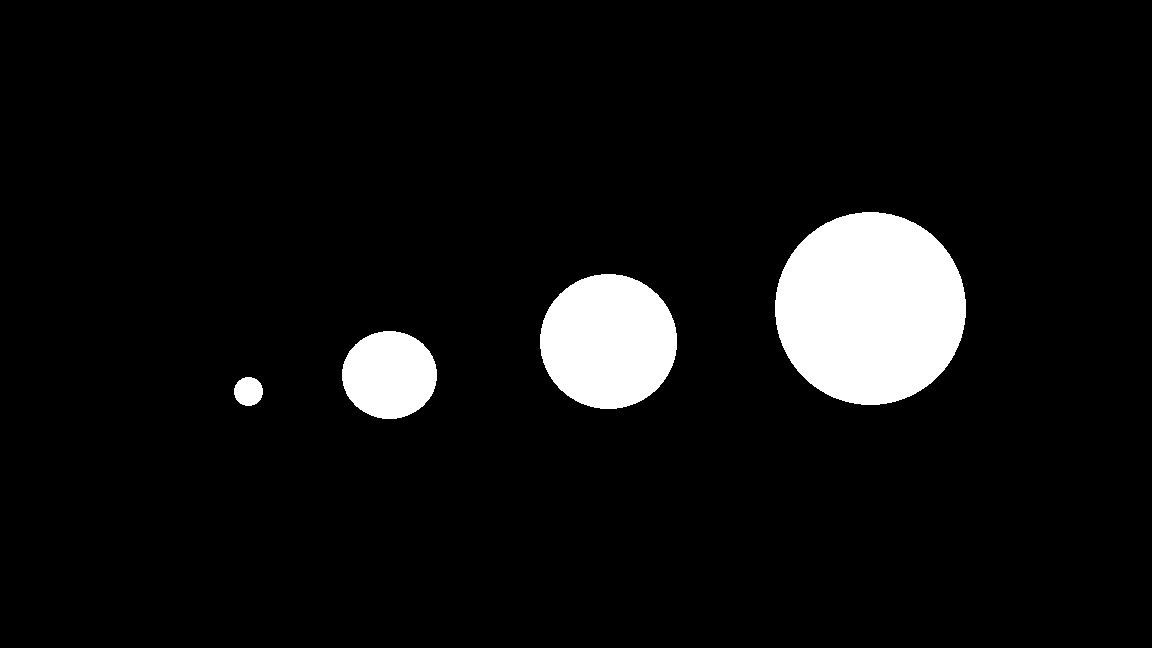
#> input picture Images/image6.png, 1152 x 648 px
$ jupyter execute ImageProcessing6.ipynb
#> lines starting #> are read from the running program, lines starting #| are printed output that depends on the picture; after the words box and inside, x2 and y2 are one past the last pixel; in counts of white or black regions, pixels touching at a corner belong together
[cell 1]
import skimage
import matplotlib.pyplot as plt
import numpy as np
from skimage import data
import heapq
from itertools import groupby
from skimage import io

[cell 2]
image = skimage.img_as_ubyte(io.imread('Images/image6.png'))
#> image is the input picture: shape (648, 1152, 3); 6.8% white; 4 white regions, box (x1, y1, x2, y2) and area: (775, 212, 966, 405) 28916, (540, 274, 677, 409) 14522, (342, 331, 437, 419) 6547, (234, 377, 263, 406) 663
image = skimage.img_as_ubyte(skimage.color.rgb2gray(image))
plt.imshow(image, cmap='Greys_r')
plt.tight_layout()

[cell 3]
def apply_filter(img, filter):
    pad_size = len(filter) // 2
    padded_img = np.pad(img, pad_size, mode='constant', constant_values=0)
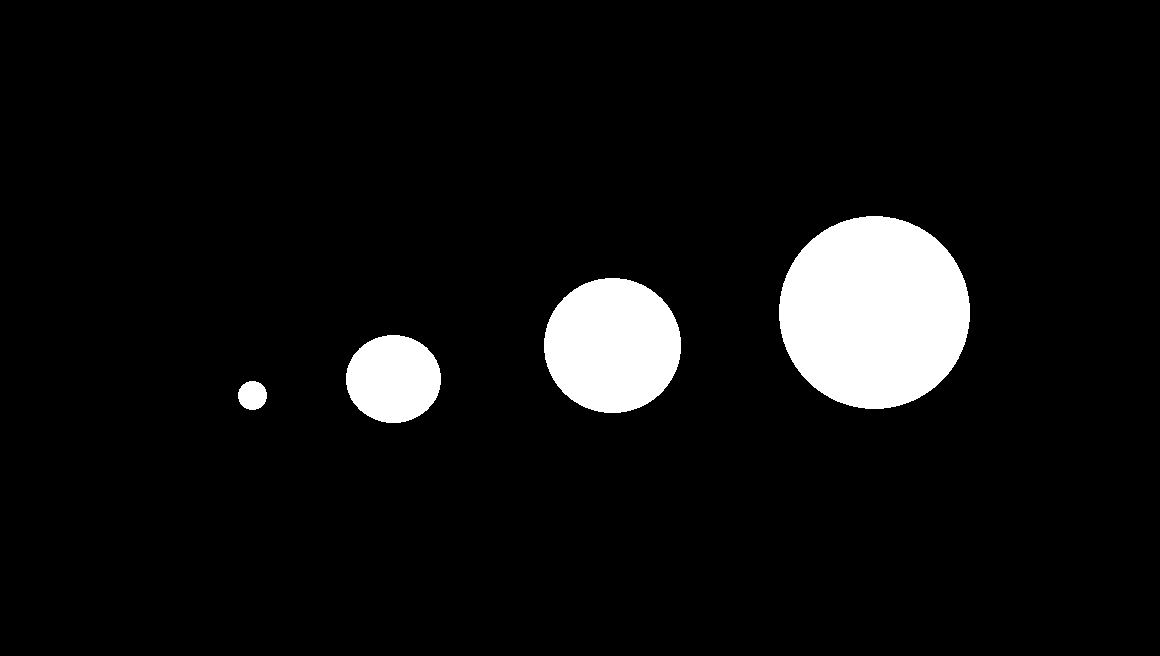
#> padded_img: shape (656, 1160); 6.7% white; 4 white regions, box (x1, y1, x2, y2) and area: (779, 216, 970, 409) 28916, (544, 278, 681, 413) 14522, (346, 335, 441, 423) 6547, (238, 381, 267, 410) 663
    plt.imshow(padded_img)
    plt.show()
    result = np.empty_like(img)
    for i in range(pad_size, padded_img.shape[0] - pad_size):
        for j in range(pad_size, padded_img.shape[1] - pad_size):
            result[i - pad_size, j - pad_size] =\
            np.min(padded_img[i - pad_size:i + pad_size + 1, j - pad_size:j + pad_size + 1] * filter)
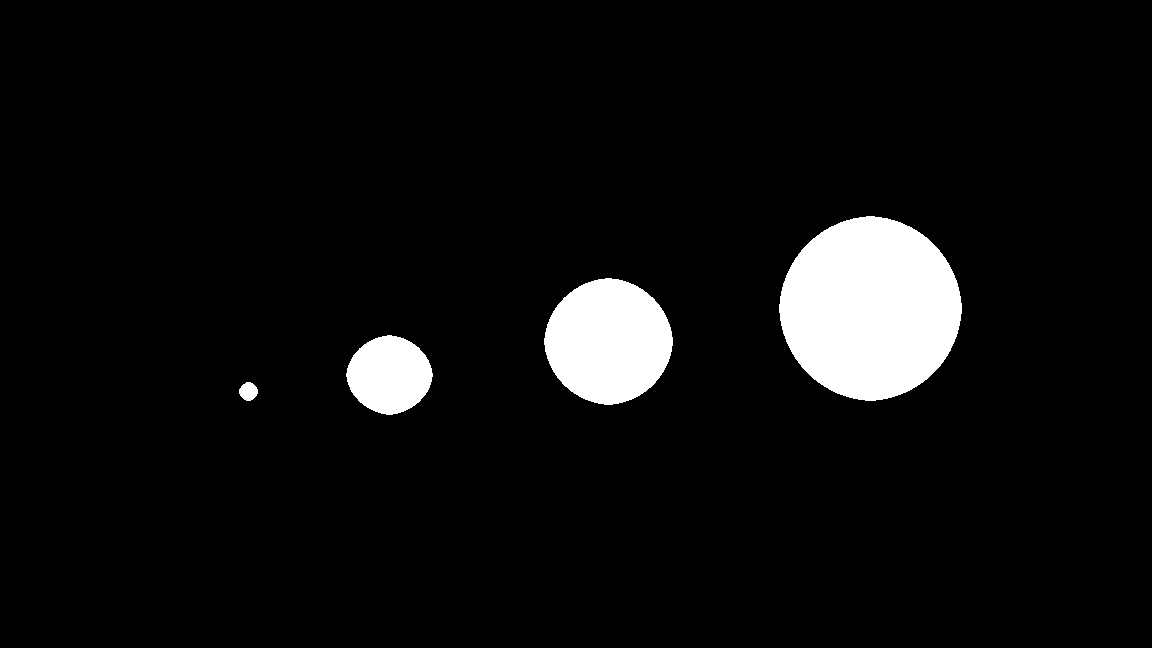
#> result: shape (648, 1152); 5.9% white; 4 white regions, box (x1, y1, x2, y2) and area: (779, 216, 962, 401) 25908, (544, 278, 673, 405) 12410, (346, 335, 433, 415) 5147, (239, 382, 258, 401) 267
    return result.astype(int)

[cell 4]
border_filter = np.ones((9, 9))
borders = apply_filter(image, border_filter)
io.imshow(image - borders)
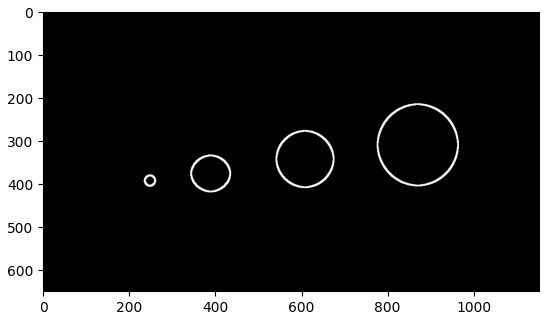
#> figure drawn by matplotlib, 1 panel

[cell 5]
def fill(img, x, y):
#> called with x = 100, y = 200
    from collections import deque
    img[y, x] = 1
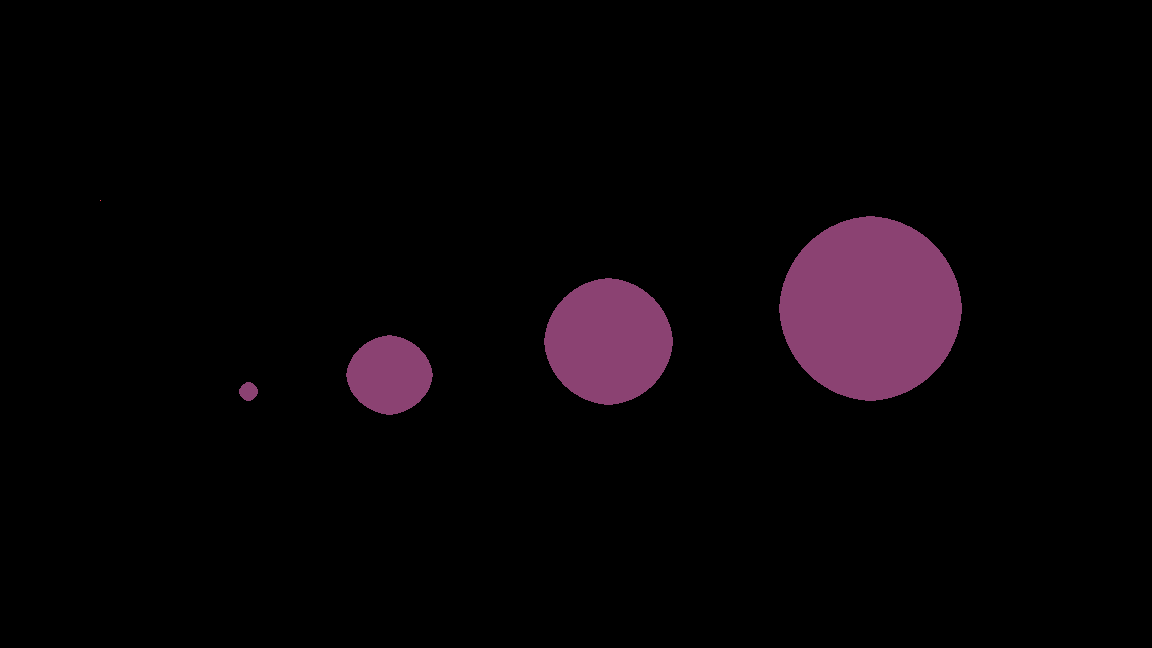
#> img: shape (648, 1152) int64; 3 distinct labels, from 0 to 255; one colour per label, 0 black
    queue = deque([(x, y)])
    while queue:
        x, y = queue.popleft()
        if img[y, x - 1] == 0:
            img[y, x - 1] = 1
            queue.append((x - 1, y))
        if img[y - 1, x] == 0:
            img[y - 1, x] = 1
            queue.append((x, y - 1))
        if img[y, x + 1] == 0:
            img[y, x + 1] = 1
            queue.append((x + 1, y))
        if img[y + 1, x] == 0:
            img[y + 1, x] = 1
            queue.append((x, y + 1))

fill(borders, 100, 200)
plt.imshow(borders, cmap='Greys_r')
